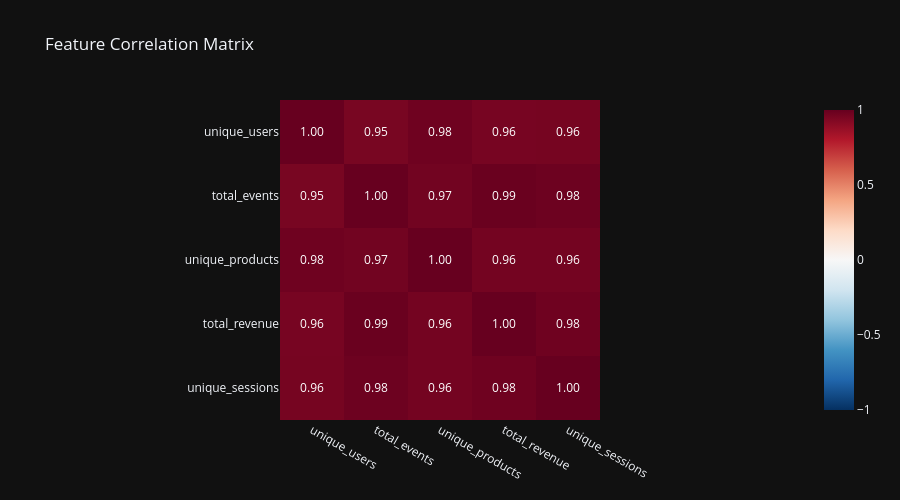

This figure's notebook cell:
### Code cell
# %% [markdown]
# #### 3.2 Temporal Correlations

# %%
# Correlation matrix
numeric_cols = ['unique_users', 'total_events', 'unique_products', 'total_revenue', 'unique_sessions']
corr_matrix = daily[numeric_cols].corr()

fig = px.imshow(corr_matrix, text_auto='.2f',
                title='Feature Correlation Matrix',
                color_continuous_scale='RdBu_r',
                zmin=-1, zmax=1)
fig.update_layout(template='plotly_dark', height=500)
fig.show()

### Figure 1 — Plotly figure (JSON) as saved in the notebook; plotly's stock layout.template omitted (floating-point values rounded to 4 significant figures)
{"data": [{"coloraxis": "coloraxis", "hovertemplate": "x: %{x}<br>y: %{y}<br>color: %{z}<extra></extra>", "name": "0", "texttemplate": "%{z:.2f}", "type": "heatmap", "x": ["unique_users", "total_events", "unique_products", "total_revenue", "unique_sessions"], "xaxis": "x", "y": ["unique_users", "total_events", "unique_products", "total_revenue", "unique_sessions"], "yaxis": "y", "z": [[1, 0.9535, 0.9793, 0.958, 0.9598], [0.9535, 1, 0.97, 0.993, 0.9848], [0.9793, 0.97, 1, 0.9648, 0.965], [0.958, 0.993, 0.9648, 1, 0.9793], [0.9598, 0.9848, 0.965, 0.9793, 1]]}], "layout": {"coloraxis": {"cmax": 1, "cmin": -1, "colorscale": [[0, "rgb(5,48,97)"], [0.1, "rgb(33,102,172)"], [0.2, "rgb(67,147,195)"], [0.3, "rgb(146,197,222)"], [0.4, "rgb(209,229,240)"], [0.5, "rgb(247,247,247)"], [0.6, "rgb(253,219,199)"], [0.7, "rgb(244,165,130)"], [0.8, "rgb(214,96,77)"], [0.9, "rgb(178,24,43)"], [1, "rgb(103,0,31)"]]}, "height": 500, "title": {"text": "Feature Correlation Matrix"}, "xaxis": {"anchor": "y", "constrain": "domain", "domain": [0, 1], "scaleanchor": "y"}, "yaxis": {"anchor": "x", "autorange": "reversed", "constrain": "domain", "domain": [0, 1]}}}
